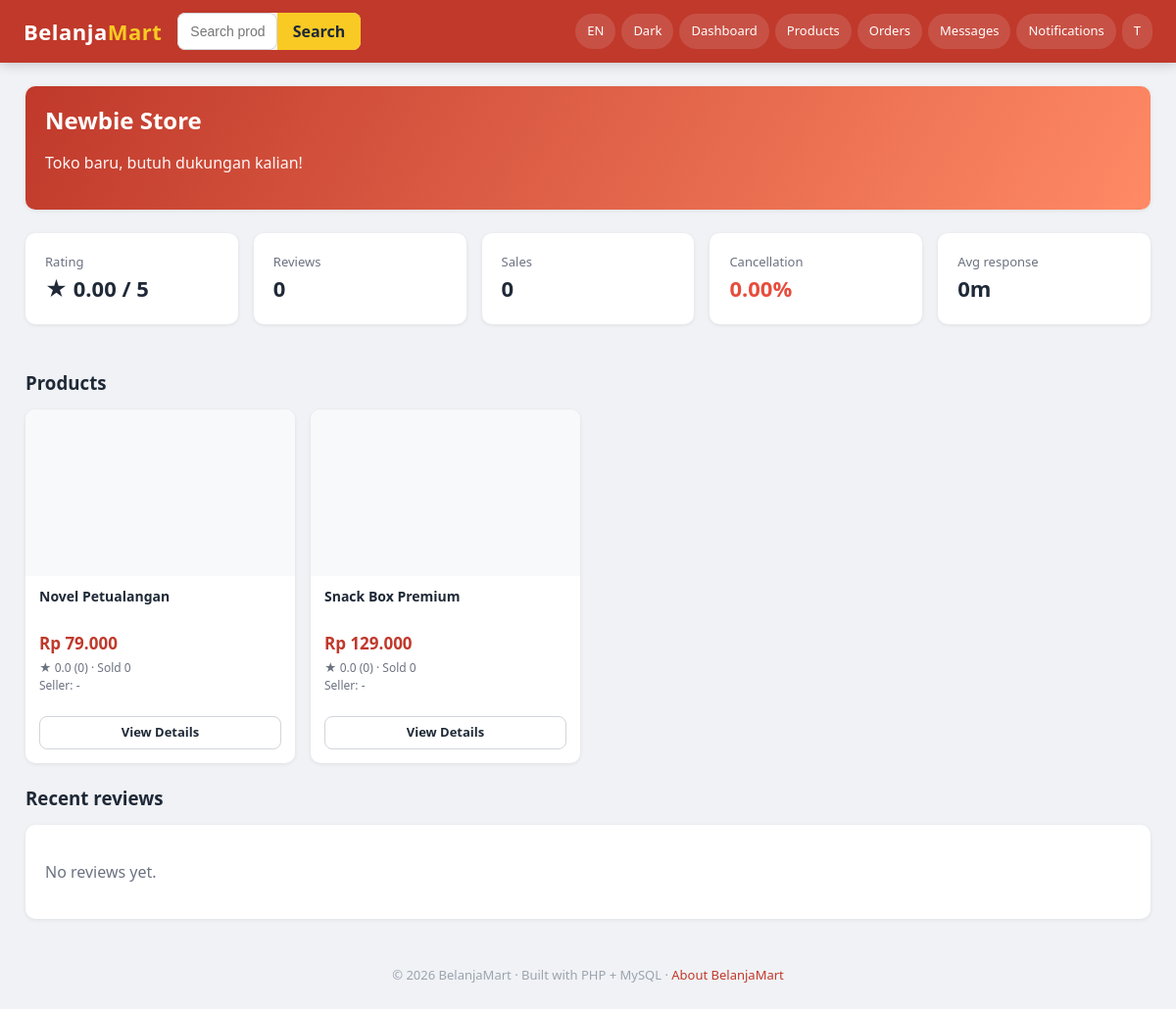
/frontend/pages/shared/seller_profile.php?id=4 (signed in), run on an earlier commit of the app's database.
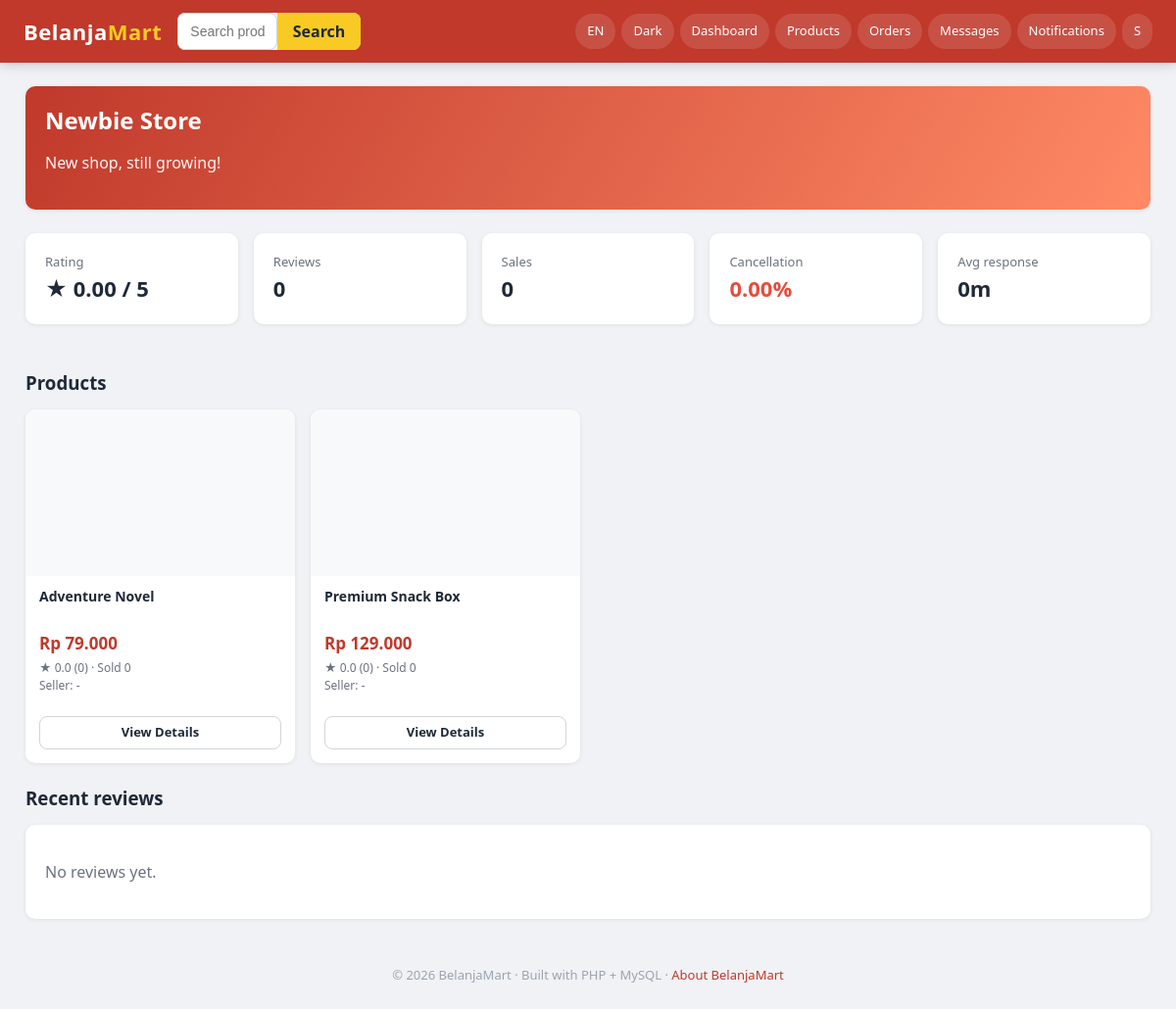
And on a later commit of the database.
### tables this page shows
CREATE TABLE seller_profiles (
    user_id        INT PRIMARY KEY,
    shop_name      VARCHAR(120) NOT NULL,
    description    TEXT,
    banner         VARCHAR(255) DEFAULT NULL,
     
    avg_rating         DECIMAL(3,2)  NOT NULL DEFAULT 0,
    total_reviews      INT NOT NULL DEFAULT 0,
    total_sales        INT NOT NULL DEFAULT 0,         
    total_cancellations INT NOT NULL DEFAULT 0,
    response_time_min  INT NOT NULL DEFAULT 0,         
    cancellation_rate  DECIMAL(5,2) NOT NULL DEFAULT 0,    
    delivery_success_rate DECIMAL(5,2) NOT NULL DEFAULT 100,
    is_verified        TINYINT(1) NOT NULL DEFAULT 0,
    FOREIGN KEY (user_id) REFERENCES users(user_id) ON DELETE CASCADE
);

CREATE TABLE products (
    product_id     INT AUTO_INCREMENT PRIMARY KEY,
    seller_id      INT NOT NULL,                     
    category_id    INT,
    product_name   VARCHAR(180) NOT NULL,
    description    TEXT,
    price          DECIMAL(12,2) NOT NULL,           
    currency_code  CHAR(3) NOT NULL DEFAULT 'IDR',
    stock          INT NOT NULL DEFAULT 0,
    image          VARCHAR(255) DEFAULT NULL,
    weight_grams   INT NOT NULL DEFAULT 500,
    is_active      TINYINT(1) NOT NULL DEFAULT 1,
    average_rating DECIMAL(3,2) NOT NULL DEFAULT 0,
    total_reviews  INT NOT NULL DEFAULT 0,
    total_sold     INT NOT NULL DEFAULT 0,
    views          INT NOT NULL DEFAULT 0,
    created_at     TIMESTAMP DEFAULT CURRENT_TIMESTAMP,
    updated_at     TIMESTAMP DEFAULT CURRENT_TIMESTAMP ON UPDATE CURRENT_TIMESTAMP,
    FOREIGN KEY (seller_id)     REFERENCES users(user_id) ON DELETE CASCADE,
    FOREIGN KEY (category_id)   REFERENCES categories(category_id) ON DELETE SET NULL,
    FOREIGN KEY (currency_code) REFERENCES currencies(currency_code),
    INDEX idx_seller   (seller_id),
    INDEX idx_category (category_id),
    INDEX idx_active   (is_active),
    FULLTEXT KEY ft_name_desc (product_name, description)
);

CREATE TABLE currencies (
    currency_code  CHAR(3) PRIMARY KEY,             
    symbol         VARCHAR(8)   NOT NULL,
    name           VARCHAR(60)  NOT NULL,
     
    rate_to_usd    DECIMAL(18,6) NOT NULL DEFAULT 1,
    updated_at     TIMESTAMP DEFAULT CURRENT_TIMESTAMP ON UPDATE CURRENT_TIMESTAMP
);

CREATE TABLE users (
    user_id        INT AUTO_INCREMENT PRIMARY KEY,
    name           VARCHAR(100) NOT NULL,
    email          VARCHAR(150) NOT NULL UNIQUE,
    password       VARCHAR(255) NOT NULL,
    role           ENUM('buyer','seller','admin') NOT NULL DEFAULT 'buyer',
    avatar         VARCHAR(255) DEFAULT NULL,
    phone          VARCHAR(30)  DEFAULT NULL,
    country_code   CHAR(2)      DEFAULT 'ID',
    preferred_currency CHAR(3)  DEFAULT 'IDR',
    is_verified    TINYINT(1)   NOT NULL DEFAULT 0,     
    is_active      TINYINT(1)   NOT NULL DEFAULT 1,
    last_login_at  TIMESTAMP    NULL,
    created_at     TIMESTAMP DEFAULT CURRENT_TIMESTAMP,
    updated_at     TIMESTAMP DEFAULT CURRENT_TIMESTAMP ON UPDATE CURRENT_TIMESTAMP,
    FOREIGN KEY (country_code)       REFERENCES countries(country_code),
    FOREIGN KEY (preferred_currency) REFERENCES currencies(currency_code)
);

### backend/core/Lang.php (called while the page is built, shortened)
<?php
class Lang
{
    private static ?string $locale = null;
    private static array $strings = [];
    private static array $fallback = [];
    private static bool $loaded = false;
    public static function locale(): string
    {
        if (self::$locale === null) {
            self::$locale = $_SESSION['__locale']
                ?? config('defaults.locale_code', 'en');
        }
        return self::$locale;
    }
    private static function load(): void
    {
        if (self::$loaded) return;
        $dir = __DIR__ . '/../lang/';
        $locale = self::locale();
        $fallbackFile = $dir . 'en.json';
        if (is_file($fallbackFile)) {
            self::$fallback = json_decode(file_get_contents($fallbackFile), true) ?: [];
        }
        if ($locale !== 'en') {
            $localeFile = $dir . $locale . '.json';
            if (is_file($localeFile)) {
                self::$strings = json_decode(file_get_contents($localeFile), true) ?: [];
            }
        } else {
            self::$strings = self::$fallback;
        }
        self::$loaded = true;
    }
    public static function get(string $key, array $replace = []): string
    {
        $text = self::$strings[$key] ?? self::$fallback[$key] ?? $key;
        return $text;
    }
}

### backend/config/bootstrap.php (called while the page is built, shortened)
<?php
if (!defined('BM_BOOTSTRAPPED')) {
    $cfg = $GLOBALS['BM_CONFIG'];
    spl_autoload_register(function ($class) {
        $roots = [
            __DIR__ . '/../core/',
            __DIR__ . '/../models/',
            __DIR__ . '/../services/',
            __DIR__ . '/../controllers/',
            __DIR__ . '/../middleware/',
        ];
        foreach ($roots as $root) {
            $file = $root . $class . '.php';
            if (is_file($file)) {
                return;
            }
        }
    });
    foreach (['uploads', 'chat', 'logs'] as $key) {
        $path = $cfg['storage'][$key] ?? null;
        if ($path && !is_dir($path)) {
            @mkdir($path, 0777, true);
        }
    }
    require_once __DIR__ . '/../core/helpers.php';
}

### backend/core/Database.php (called while the page is built, shortened)
<?php
class Database
{
    private static ?PDO $pdo = null;
    public static function pdo(): PDO
    {
        if (self::$pdo instanceof PDO) {
            return self::$pdo;
        }
        $cfg  = config('db');
        $dsn  = sprintf(
            'mysql:host=%s;port=%d;dbname=%s;charset=%s',
            $cfg['host'], $cfg['port'], $cfg['database'], $cfg['charset']
        );
        try {
            self::$pdo = new PDO($dsn, $cfg['username'], $cfg['password'], [
                PDO::ATTR_ERRMODE            => PDO::ERRMODE_EXCEPTION,
                PDO::ATTR_DEFAULT_FETCH_MODE => PDO::FETCH_ASSOC,
                PDO::ATTR_EMULATE_PREPARES   => false,
            ]);
        } catch (PDOException $e) {
            http_response_code(500);
            die('Database connection failed: ' . $e->getMessage());
        }
        return self::$pdo;
    }
    public static function run(string $sql, array $params = []): PDOStatement
    {
        $stmt = self::pdo()->prepare($sql);
        $stmt->execute($params);
        return $stmt;
    }
    public static function one(string $sql, array $params = []): ?array
    {
        $row = self::run($sql, $params)->fetch();
        return $row ?: null;
    }
    public static function all(string $sql, array $params = []): array
    {
        return self::run($sql, $params)->fetchAll();
    }
}

### backend/models/UserModel.php (called while the page is built, shortened)
<?php
class UserModel
{
    public static function sellerProfile(int $userId): ?array
    {
        return Database::one("
            SELECT u.user_id, u.name, u.email, u.avatar, u.country_code,
                   u.preferred_currency, u.created_at, u.last_login_at,
                   sp.shop_name, sp.description, sp.banner,
                   sp.avg_rating, sp.total_reviews, sp.total_sales,
                   sp.total_cancellations, sp.cancellation_rate,
                   sp.delivery_success_rate, sp.response_time_min, sp.is_verified
            FROM users u
            JOIN seller_profiles sp ON sp.user_id = u.user_id
            WHERE u.user_id = ? AND u.role = 'seller'
        ", [$userId]);
    }
}

### backend/models/ProductModel.php (called while the page is built, shortened)
<?php
class ProductModel
{
    public static function bySeller(int $sellerId): array
    {
        return Database::all("
            SELECT p.*, c.category_name
            FROM products p
            LEFT JOIN categories c ON p.category_id = c.category_id
            WHERE p.seller_id = ?
            ORDER BY p.created_at DESC
        ", [$sellerId]);
    }
}

### backend/core/Currency.php (called while the page is built, shortened)
<?php
class Currency
{
    private static array $cache = [];
    public static function load(): array
    {
        if (!empty(self::$cache)) return self::$cache;
        $rows = Database::all("SELECT * FROM currencies");
        foreach ($rows as $r) self::$cache[$r['currency_code']] = $r;
        return self::$cache;
    }
    public static function symbol(string $code): string
    {
        $all = self::load();
        return $all[$code]['symbol'] ?? $code;
    }
    public static function convert(float $amount, string $from, string $to): float
    {
        if ($from === $to) return $amount;
        $usd = $amount / max(self::rate($from), 0.0000001);
        return $usd * self::rate($to);
    }
    public static function format(float $amount, string $code): string
    {
        $sym = self::symbol($code);
        $decimals = in_array($code, ['IDR', 'JPY'], true) ? 0 : 2;
        return $sym . ' ' . number_format($amount, $decimals, ',', '.');
    }
    public static function display(float $amount, string $from, string $to): string
    {
        return self::format(self::convert($amount, $from, $to), $to);
    }
}

### frontend/pages/shared/seller_profile.php (the view, shortened to what the changed rows need)
<?php
require_once __DIR__ . '/../../../backend/config/bootstrap.php';
$user    = current_user();
$id      = (int) ($_GET['id'] ?? 0);
$profile = UserModel::sellerProfile($id);
$products= ProductModel::bySeller($id);
$displayCur = $user['currency'] ?? 'IDR';
layout('header', ['title' => $profile['shop_name']]);
?>
<div class="card" style="background: linear-gradient(120deg, var(--color-primary), #ff8a65); color:#fff;">
    <h2><?= e($profile['shop_name']) ?> <?php if ($profile['is_verified']): ?><span class="tag tag-success" style="font-size:11px; padding:2px 8px; vertical-align:middle;">Verified</span><?php endif; ?></h2>
    <p style="opacity:.95;"><?= e($profile['description'] ?? '') ?></p>
</div>
<div class="grid mt-3" style="grid-template-columns: repeat(auto-fit, minmax(160px, 1fr));">
    <div class="card"><div class="text-muted fs-13">Rating</div><div class="fw-bold" style="font-size:22px;">★ <?= number_format((float) $profile['avg_rating'], 2) ?> / 5</div></div>
    <div class="card"><div class="text-muted fs-13">Reviews</div><div class="fw-bold" style="font-size:22px;"><?= (int) $profile['total_reviews'] ?></div></div>
    <div class="card"><div class="text-muted fs-13">Sales</div><div class="fw-bold" style="font-size:22px;"><?= (int) $profile['total_sales'] ?></div></div>
    <div class="card"><div class="text-muted fs-13">Cancellation</div><div class="fw-bold text-danger" style="font-size:22px;"><?= number_format((float) $profile['cancellation_rate'], 2) ?>%</div></div>
    <div class="card"><div class="text-muted fs-13">Avg response</div><div class="fw-bold" style="font-size:22px;"><?= (int) $profile['response_time_min'] ?>m</div></div>
</div>
<?php if (empty($products)): ?>
    <p class="text-muted">No products yet.</p>
<?php else: ?>
<div class="grid grid-cards">
    <?php foreach ($products as $p) component('product_card', ['p' => $p, 'displayCurrency' => $displayCur]); ?>
</div>
<?php endif; ?>

### frontend/components/navbar.php (shortened to what the changed rows need)
<?php
$role = $user['role'] ?? null;
?>
<header class="topbar">
    <div class="topbar-actions">
        <?php if (!$user): ?>
            <a class="pill" href="<?= base_url('/auth/role.php') ?>"><?= e(__('Sign in')) ?></a>
        <?php else: ?>
            <?php if ($role === 'buyer'): ?>
                <a class="pill" href="<?= base_url('/frontend/pages/buyer/wishlist.php') ?>" title="<?= e(__('Wishlist')) ?>">
                    <span class="label"><?= e(__('Wishlist')) ?></span>
                    <?php if (!empty($wishCount)): ?><span class="badge-count"><?= (int) $wishCount ?></span><?php endif; ?>
                </a>
                <a class="pill" href="<?= base_url('/frontend/pages/buyer/cart.php') ?>" title="<?= e(__('Cart')) ?>">
                    <span class="label"><?= e(__('Cart')) ?></span>
                    <?php if (!empty($cartCount)): ?><span class="badge-count"><?= (int) $cartCount ?></span><?php endif; ?>
                </a>
                <a class="pill" href="<?= base_url('/frontend/pages/buyer/orders.php') ?>" title="<?= e(__('Orders')) ?>">
                    <span class="label"><?= e(__('Orders')) ?></span>
                </a>
            <?php elseif ($role === 'seller'): ?>
                <a class="pill" href="<?= base_url('/frontend/pages/seller/dashboard.php') ?>"><span class="label"><?= e(__('Dashboard')) ?></span></a>
                <a class="pill" href="<?= base_url('/frontend/pages/seller/products.php') ?>"><span class="label"><?= e(__('Products')) ?></span></a>
                <a class="pill" href="<?= base_url('/frontend/pages/seller/orders.php') ?>"><span class="label"><?= e(__('Orders')) ?></span></a>
            <?php elseif ($role === 'admin'): ?>
                <a class="pill" href="<?= base_url('/frontend/pages/admin/dashboard.php') ?>">Admin</a>
            <?php endif; ?>
            <a class="pill" href="<?= base_url('/frontend/pages/shared/chat.php') ?>" title="<?= e(__('Messages')) ?>">
                <?= e(__('Messages')) ?>
            </a>
            <a class="pill" href="<?= base_url('/frontend/pages/shared/notifications.php') ?>" title="<?= e(__('Notifications')) ?>">
                <?= e(__('Notifications')) ?>
            </a>
            <a class="pill" href="<?= base_url('/auth/logout.php') ?>" title="<?= e(__('Logout')) ?>">
                <span class="label"><?= e(mb_strtoupper(mb_substr($user['name'], 0, 1))) ?></span>
            </a>
        <?php endif; ?>
    </div>
</header>

### frontend/components/product_card.php (shortened to what the changed rows need)
<?php
$display = $displayCurrency ?? ($p['currency_code'] ?? 'IDR');
$priceText = Currency::display(
    (float) $p['price'],
    $p['currency_code'] ?? 'IDR',
    $display
);
?>
<div class="product-card">
    <a href="<?= base_url('/frontend/pages/shared/product_detail.php?id=' . (int) $p['product_id']) ?>" style="color:inherit;">
        <div class="img">
        </div>
        <div class="body">
            <div class="name"><?= e($p['product_name']) ?></div>
            <div class="price"><?= $priceText ?></div>
            <div class="meta">★ <?= number_format((float) $p['average_rating'], 1) ?>
                (<?= (int) $p['total_reviews'] ?>) · <?= e(__('Sold')) ?> <?= (int) ($p['total_sold'] ?? 0) ?></div>
            <div class="meta"><?= e(__('Seller')) ?>: <?= e($p['shop_name'] ?? $p['seller_name'] ?? '-') ?>
            </div>
        </div>
    </a>
    <div class="body" style="padding-top:0;">
        <div class="actions">
            <?php if (current_user() && (current_user()['role'] ?? null) === 'buyer'): ?>
                <a href="<?= base_url('/frontend/pages/buyer/cart.php?add=' . (int) $p['product_id']) ?>" class="btn btn-primary btn-sm btn-block"><?= e(__('Add to Cart')) ?></a>
            <?php else: ?>
                <a href="<?= base_url('/frontend/pages/shared/product_detail.php?id=' . (int) $p['product_id']) ?>" class="btn btn-outline btn-sm btn-block"><?= e(__('View Details')) ?></a>
            <?php endif; ?>
        </div>
    </div>
</div>

What changed in the data, as far as the page shows it:
changed seller_profiles "Newbie Store": description "Toko baru, butuh dukungan kalian!" → "New shop, still growing!"
changed products "Rp 79.000": product_name "Novel Petualangan" → "Adventure Novel"
changed products "Rp 129.000": product_name "Snack Box Premium" → "Premium Snack Box"
Also different on the page:
mb_strtoupper(mb_substr($user['name'], 0, 1)): "T" → "S"
